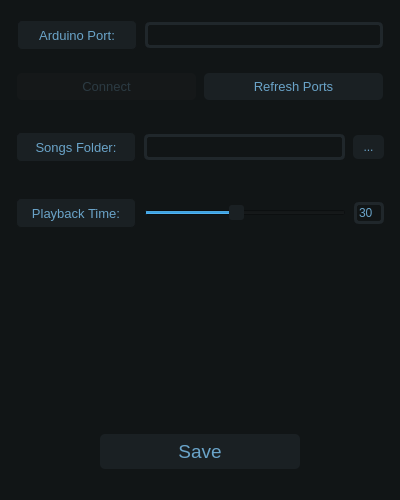
<?xml version="1.0" encoding="UTF-8"?>
<ui version="4.0">
 <class>Dialog</class>
 <widget class="QDialog" name="Dialog">
  <property name="geometry">
   <rect>
    <x>0</x>
    <y>0</y>
    <width>400</width>
    <height>500</height>
   </rect>
  </property>
  <property name="minimumSize">
   <size>
    <width>400</width>
    <height>500</height>
   </size>
  </property>
  <property name="maximumSize">
   <size>
    <width>400</width>
    <height>500</height>
   </size>
  </property>
  <property name="baseSize">
   <size>
    <width>400</width>
    <height>0</height>
   </size>
  </property>
  <property name="windowTitle">
   <string>Settings</string>
  </property>
  <property name="styleSheet">
   <string notr="true">
QObject{
	background-color: #111516;
	color: #6AA4C9;
}

QLabel{
	border-color: #1A2023;
	border-radius: 5px;
	background-color: #1A2023;
}


QFrame{
	border: 1px solid #111516;
}

QProgressBar {
	color: rgb(120, 120, 120);
	border-radius: 5px;
	background-color: #1A2023;
 }

QProgressBar:chunk{
	background-color: #6AA4C9;
	border-radius: 8px;
}

QPushButton{
	border: solid #111516;
	border-radius: 5px;
	padding: 6px;
	background-color: #1A2023;
}

QPushButton:hover{
	background-color: #20272B;
}

QPushButton:pressed{
	background-color: #2B3A42;
}

QPushButton:disabled{
	background-color: #151819;
	color: #2B3A42;
}

QToolButton{
	border: solid #111516;
	border-radius: 5px;
	padding: 6px;
	background-color: #1A2023;
}

QToolButton:hover{
	background-color: #20272B;
}

QToolButton:pressed{
	background-color: #2B3A42;
}

QComboBox {
	selection-background-color: #2B3A42;
	border: 3px solid #20272B;
	border-radius: 5px;
}

QComboBox:hover {
	background-color: #151819;
}

QComboBox:down-arrow {
    image: url(data/arrow_down.png);
    width: 8px;
    height: 14px;
}

QComboBox:drop-down {
	border: 0px;
}

QComboBox QAbstractItemView {
selection-background-color: #2B3A42;
}

QLineEdit {
	border: 3px solid #20272B;
	border-radius: 5px;
	selection-background-color: #2B3A42;
}

QSlider:groove{
	height: 3px;
}

QSlider:handle {
    background: #1A2023;
    width: 18px;
	height: 5;
    margin: -2px 0;
    border-radius: 3px;
}

QSlider:handle:hover {
    background: #20272B;
}

QSlider:handle:pressed {
    background: #2B3A42;
}</string>
  </property>
  <property name="sizeGripEnabled">
   <bool>false</bool>
  </property>
  <layout class="QVBoxLayout" name="verticalLayout">
   <item>
    <widget class="QFrame" name="frame">
     <property name="sizePolicy">
      <sizepolicy hsizetype="Preferred" vsizetype="Minimum">
       <horstretch>0</horstretch>
       <verstretch>0</verstretch>
      </sizepolicy>
     </property>
     <property name="minimumSize">
      <size>
       <width>0</width>
       <height>100</height>
      </size>
     </property>
     <property name="maximumSize">
      <size>
       <width>16777215</width>
       <height>16777215</height>
      </size>
     </property>
     <property name="frameShape">
      <enum>QFrame::StyledPanel</enum>
     </property>
     <property name="frameShadow">
      <enum>QFrame::Raised</enum>
     </property>
     <layout class="QVBoxLayout" name="verticalLayout_2">
      <property name="spacing">
       <number>8</number>
      </property>
      <property name="leftMargin">
       <number>2</number>
      </property>
      <property name="topMargin">
       <number>2</number>
      </property>
      <property name="rightMargin">
       <number>2</number>
      </property>
      <property name="bottomMargin">
       <number>2</number>
      </property>
      <item>
       <widget class="QFrame" name="frame_3">
        <property name="sizePolicy">
         <sizepolicy hsizetype="Preferred" vsizetype="Minimum">
          <horstretch>0</horstretch>
          <verstretch>0</verstretch>
         </sizepolicy>
        </property>
        <property name="frameShape">
         <enum>QFrame::StyledPanel</enum>
        </property>
        <property name="frameShadow">
         <enum>QFrame::Raised</enum>
        </property>
        <layout class="QHBoxLayout" name="horizontalLayout">
         <property name="spacing">
          <number>8</number>
         </property>
         <property name="leftMargin">
          <number>2</number>
         </property>
         <property name="topMargin">
          <number>2</number>
         </property>
         <property name="rightMargin">
          <number>2</number>
         </property>
         <property name="bottomMargin">
          <number>2</number>
         </property>
         <item>
          <widget class="QLabel" name="l_arduino">
           <property name="minimumSize">
            <size>
             <width>120</width>
             <height>30</height>
            </size>
           </property>
           <property name="maximumSize">
            <size>
             <width>120</width>
             <height>30</height>
            </size>
           </property>
           <property name="font">
            <font>
             <pointsize>10</pointsize>
            </font>
           </property>
           <property name="text">
            <string>Arduino Port:</string>
           </property>
           <property name="alignment">
            <set>Qt::AlignCenter</set>
           </property>
          </widget>
         </item>
         <item>
          <widget class="QComboBox" name="c_box">
           <property name="minimumSize">
            <size>
             <width>0</width>
             <height>26</height>
            </size>
           </property>
           <property name="font">
            <font>
             <pointsize>10</pointsize>
            </font>
           </property>
           <property name="duplicatesEnabled">
            <bool>false</bool>
           </property>
          </widget>
         </item>
        </layout>
       </widget>
      </item>
      <item>
       <widget class="QFrame" name="frame_4">
        <property name="frameShape">
         <enum>QFrame::StyledPanel</enum>
        </property>
        <property name="frameShadow">
         <enum>QFrame::Raised</enum>
        </property>
        <layout class="QHBoxLayout" name="horizontalLayout_2">
         <property name="spacing">
          <number>8</number>
         </property>
         <property name="leftMargin">
          <number>2</number>
         </property>
         <property name="topMargin">
          <number>2</number>
         </property>
         <property name="rightMargin">
          <number>2</number>
         </property>
         <property name="bottomMargin">
          <number>2</number>
         </property>
         <item>
          <widget class="QPushButton" name="b_connect">
           <property name="enabled">
            <bool>false</bool>
           </property>
           <property name="font">
            <font>
             <pointsize>10</pointsize>
            </font>
           </property>
           <property name="text">
            <string>Connect</string>
           </property>
          </widget>
         </item>
         <item>
          <widget class="QPushButton" name="b_refresh">
           <property name="enabled">
            <bool>true</bool>
           </property>
           <property name="font">
            <font>
             <pointsize>10</pointsize>
            </font>
           </property>
           <property name="text">
            <string>Refresh Ports</string>
           </property>
          </widget>
         </item>
        </layout>
       </widget>
      </item>
     </layout>
    </widget>
   </item>
   <item>
    <widget class="QFrame" name="frame_2">
     <property name="minimumSize">
      <size>
       <width>0</width>
       <height>60</height>
      </size>
     </property>
     <property name="frameShape">
      <enum>QFrame::StyledPanel</enum>
     </property>
     <property name="frameShadow">
      <enum>QFrame::Raised</enum>
     </property>
     <layout class="QHBoxLayout" name="horizontalLayout_3">
      <property name="spacing">
       <number>8</number>
      </property>
      <property name="leftMargin">
       <number>4</number>
      </property>
      <property name="topMargin">
       <number>2</number>
      </property>
      <property name="rightMargin">
       <number>4</number>
      </property>
      <property name="bottomMargin">
       <number>2</number>
      </property>
      <item>
       <widget class="QLabel" name="l_songs">
        <property name="minimumSize">
         <size>
          <width>120</width>
          <height>30</height>
         </size>
        </property>
        <property name="maximumSize">
         <size>
          <width>200</width>
          <height>30</height>
         </size>
        </property>
        <property name="font">
         <font>
          <pointsize>10</pointsize>
         </font>
        </property>
        <property name="text">
         <string>Songs Folder:</string>
        </property>
        <property name="alignment">
         <set>Qt::AlignCenter</set>
        </property>
       </widget>
      </item>
      <item>
       <widget class="QLineEdit" name="le_songs">
        <property name="minimumSize">
         <size>
          <width>0</width>
          <height>26</height>
         </size>
        </property>
       </widget>
      </item>
      <item>
       <widget class="QToolButton" name="b_directory">
        <property name="maximumSize">
         <size>
          <width>16777215</width>
          <height>24</height>
         </size>
        </property>
        <property name="text">
         <string>...</string>
        </property>
       </widget>
      </item>
     </layout>
    </widget>
   </item>
   <item>
    <widget class="QFrame" name="frame_5">
     <property name="minimumSize">
      <size>
       <width>0</width>
       <height>60</height>
      </size>
     </property>
     <property name="frameShape">
      <enum>QFrame::StyledPanel</enum>
     </property>
     <property name="frameShadow">
      <enum>QFrame::Raised</enum>
     </property>
     <layout class="QHBoxLayout" name="horizontalLayout_4">
      <property name="spacing">
       <number>8</number>
      </property>
      <property name="leftMargin">
       <number>4</number>
      </property>
      <property name="topMargin">
       <number>2</number>
      </property>
      <property name="rightMargin">
       <number>4</number>
      </property>
      <property name="bottomMargin">
       <number>2</number>
      </property>
      <item>
       <widget class="QLabel" name="l_playback">
        <property name="minimumSize">
         <size>
          <width>120</width>
          <height>30</height>
         </size>
        </property>
        <property name="maximumSize">
         <size>
          <width>200</width>
          <height>30</height>
         </size>
        </property>
        <property name="font">
         <font>
          <pointsize>10</pointsize>
         </font>
        </property>
        <property name="text">
         <string>Playback Time:</string>
        </property>
        <property name="alignment">
         <set>Qt::AlignCenter</set>
        </property>
       </widget>
      </item>
      <item>
       <widget class="QSlider" name="s_playback">
        <property name="minimum">
         <number>5</number>
        </property>
        <property name="maximum">
         <number>60</number>
        </property>
        <property name="value">
         <number>30</number>
        </property>
        <property name="orientation">
         <enum>Qt::Horizontal</enum>
        </property>
       </widget>
      </item>
      <item>
       <widget class="QLineEdit" name="le_playback">
        <property name="maximumSize">
         <size>
          <width>30</width>
          <height>16777215</height>
         </size>
        </property>
        <property name="text">
         <string>30</string>
        </property>
        <property name="readOnly">
         <bool>true</bool>
        </property>
       </widget>
      </item>
     </layout>
    </widget>
   </item>
   <item>
    <widget class="QFrame" name="frame_6">
     <property name="frameShape">
      <enum>QFrame::StyledPanel</enum>
     </property>
     <property name="frameShadow">
      <enum>QFrame::Raised</enum>
     </property>
     <layout class="QVBoxLayout" name="verticalLayout_3">
      <item>
       <spacer name="verticalSpacer">
        <property name="orientation">
         <enum>Qt::Vertical</enum>
        </property>
        <property name="sizeHint" stdset="0">
         <size>
          <width>20</width>
          <height>139</height>
         </size>
        </property>
       </spacer>
      </item>
      <item>
       <widget class="QFrame" name="frame_7">
        <property name="frameShape">
         <enum>QFrame::StyledPanel</enum>
        </property>
        <property name="frameShadow">
         <enum>QFrame::Raised</enum>
        </property>
        <layout class="QHBoxLayout" name="horizontalLayout_5">
         <item>
          <widget class="QPushButton" name="b_exit">
           <property name="enabled">
            <bool>true</bool>
           </property>
           <property name="sizePolicy">
            <sizepolicy hsizetype="Maximum" vsizetype="Fixed">
             <horstretch>0</horstretch>
             <verstretch>0</verstretch>
            </sizepolicy>
           </property>
           <property name="maximumSize">
            <size>
             <width>200</width>
             <height>16777215</height>
            </size>
           </property>
           <property name="font">
            <font>
             <pointsize>14</pointsize>
             <weight>50</weight>
             <bold>false</bold>
            </font>
           </property>
           <property name="text">
            <string>Save</string>
           </property>
          </widget>
         </item>
        </layout>
       </widget>
      </item>
     </layout>
    </widget>
   </item>
  </layout>
 </widget>
 <resources/>
 <connections/>
</ui>
